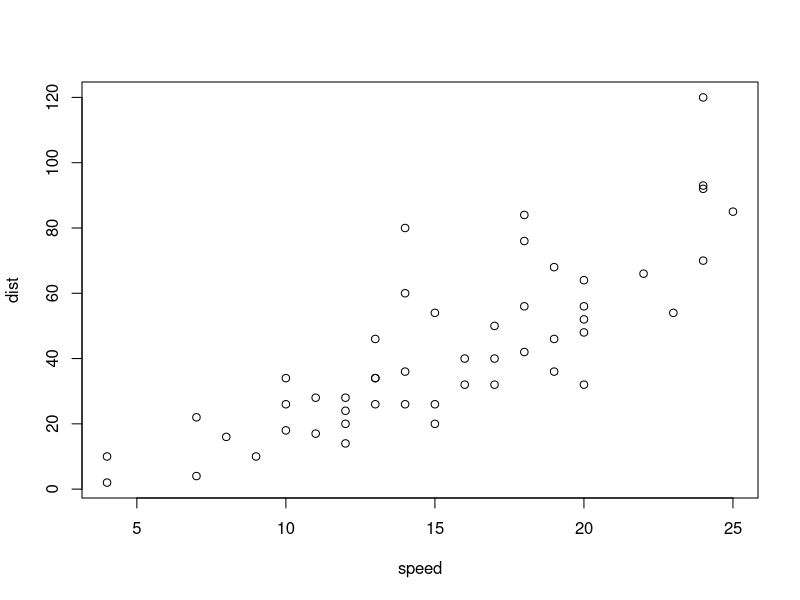
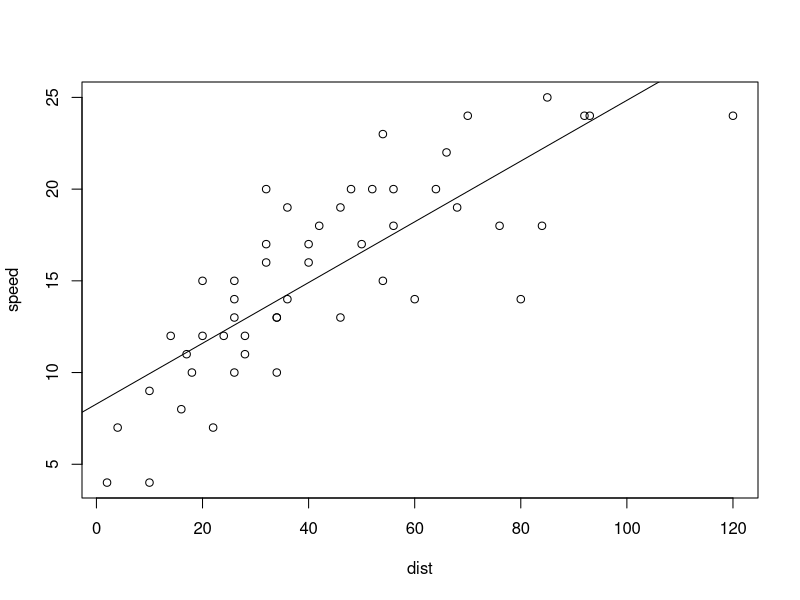
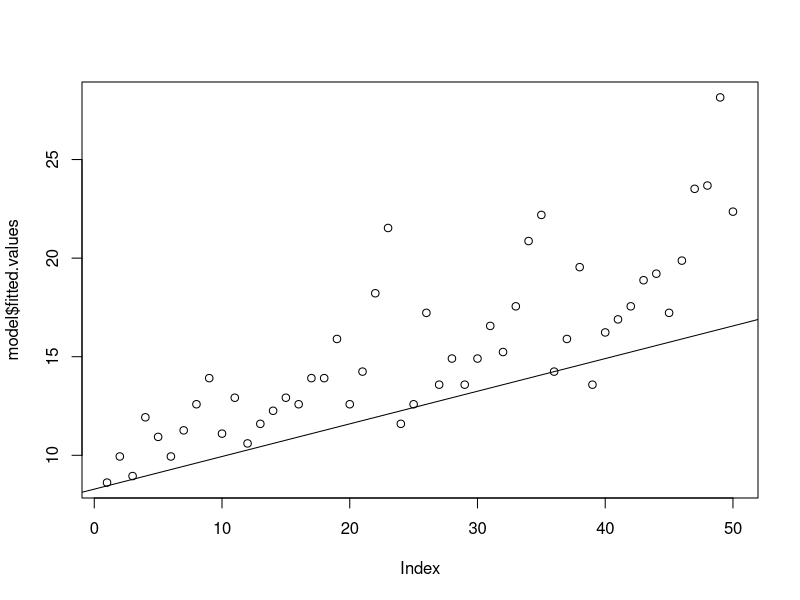
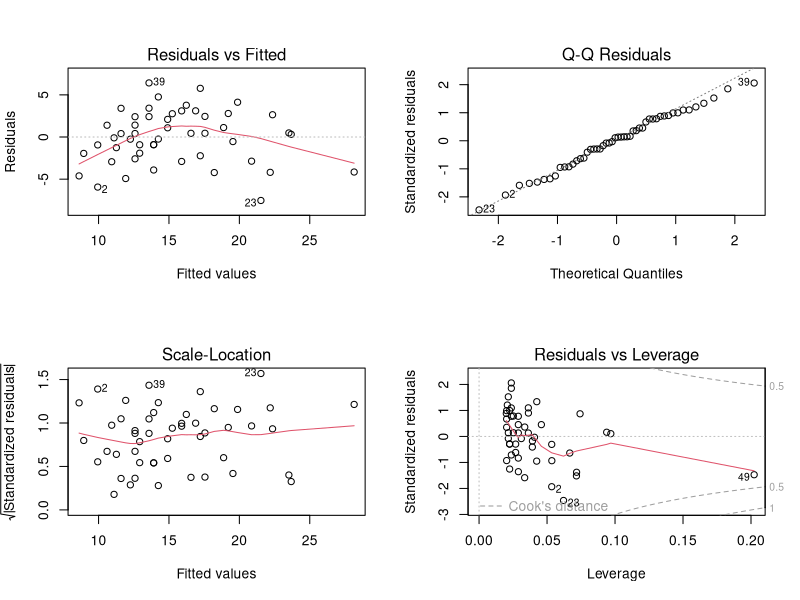
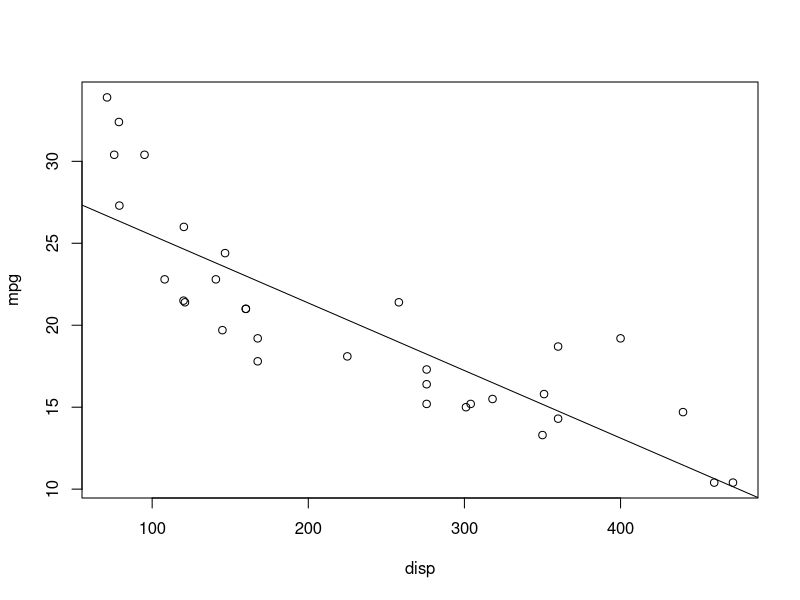

Write the R code that produced these figures, in order.
#Example with database 'cars'

#Linear Regression Single

#Read database
data(cars)
typeof(cars)
names(cars)
dim(cars)
head(cars, 10)
plot(cars)
summary(cars)

#Make a model
model <- lm(speed ~ dist, data = cars)
model
model$coefficients
model$coefficients[1] #intersection in y axys
model$coefficients[2] #inclination
summary(model)
plot(speed ~ dist, data = cars)
abline(model)

#predict for dist = 25
model$coefficients[1] + model$coefficients[2] * 25
#or
predict(model, data.frame(dist=25))

#validation model
##residuals
model$residuals
##fitted values
model$fitted.values
plot(model$fitted.values) #fitted values
abline(model)
##validation graphs
par(mfrow = c(2, 2))
plot(model)
par(mfrow = c(1, 1))

#Multiple Linear Regression
data("mtcars")
dim(mtcars)
cor(mtcars[1:4])

#make model
model2 <- lm(mpg ~ disp, data = mtcars)
model2
summary(model2)$r.squared
summary(model2)$adj.r.squared
plot(mpg ~disp, data=mtcars)
abline(model2)
predict(model2, data.frame(disp=200))

model3 <- lm(mpg ~ disp + hp + cyl, data=mtcars)
model3
summary(model3)$r.squared
summary(model3)$adj.r.squared
predict(model3, data.frame(disp=200, hp=100, cyl=4))
